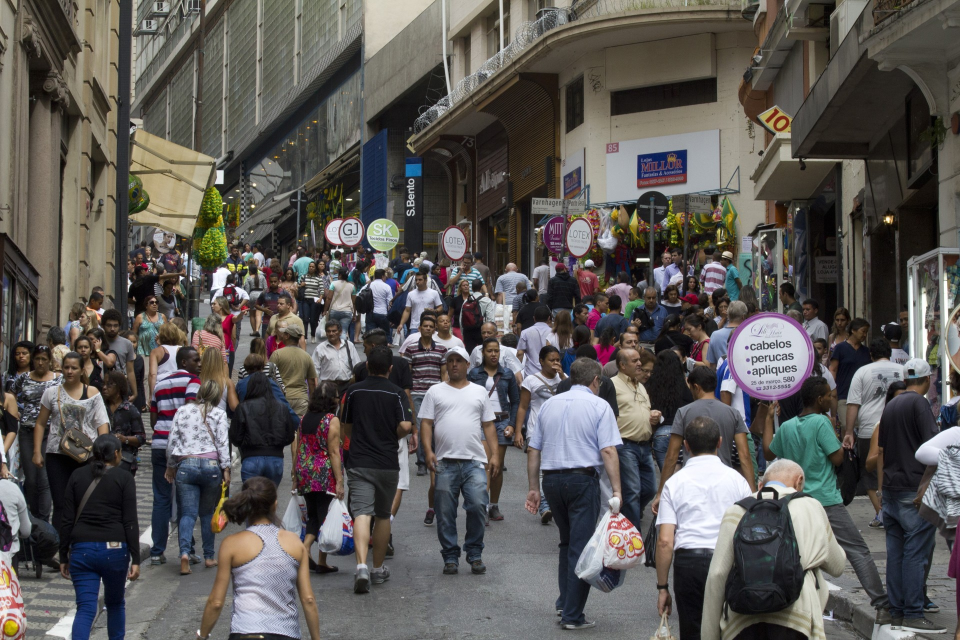
#> input picture lab9-rosto/people.jpg, 1920 x 1280 px (shown at 1/2 size)
$ jupyter execute exercicio.ipynb
#> lines starting #> are read from the running program, lines starting #| are printed output that depends on the picture
[cell 1]
import cv2
import numpy as np
from retinaface import RetinaFace
import matplotlib.pyplot as plt

[cell 2]
# Função para detectar rostos usando Haar Cascade
def detect_faces_haar(img):
    gray = cv2.cvtColor(img, cv2.COLOR_BGR2GRAY)
    detector = cv2.CascadeClassifier(cv2.data.haarcascades + 'haarcascade_frontalface_default.xml')
    faces = detector.detectMultiScale(gray, scaleFactor=1.15, minNeighbors=5, minSize=(50, 50))
    return faces

# Função para detectar rostos usando YOLO
def detect_faces_yolo(img):
    net = cv2.dnn.readNetFromDarknet("yolov3.cfg", "yolov3.weights")
    layer_names = net.getLayerNames()

    # Modificar esta linha para lidar com diferentes formatos de saída
    output_layers_indices = net.getUnconnectedOutLayers()

    # Se a saída for uma lista de um único valor, use o valor diretamente
    if isinstance(output_layers_indices, np.ndarray):
        output_layers_indices = output_layers_indices.flatten()

    output_layers = [layer_names[i - 1] for i in output_layers_indices]

    height, width = img.shape[:2]

    # Pre-processamento da imagem
    blob = cv2.dnn.blobFromImage(img, 0.00392, (416, 416), (0, 0, 0), True, crop=False)
    net.setInput(blob)
    outputs = net.forward(output_layers)

    boxes = []

    # Processar saídas e desenhar bounding boxes
    for output in outputs:
        for detection in output:
            scores = detection[5:]
            class_id = np.argmax(scores)
            confidence = scores[class_id]
            if confidence > 0.5:  # Ajustar o threshold
                center_x = int(detection[0] * width)
                center_y = int(detection[1] * height)
                w = int(detection[2] * width)
                h = int(detection[3] * height)
                x = int(center_x - w / 2)
                y = int(center_y - h / 2)
                boxes.append([x, y, w, h])

    return boxes

# Função para detectar rostos usando RetinaFace
def detect_faces_retinaface(img_path):
    faces = RetinaFace.detect_faces(img_path)
    boxes = []
    for key in faces.keys():
        identity = faces[key]
        facial_area = identity["facial_area"]
        x, y, w, h = facial_area[0], facial_area[1], facial_area[2] - facial_area[0], facial_area[3] - facial_area[1]
        boxes.append([x, y, w, h])
    return boxes

[cell 3]
# Função para calcular o IoU entre dois bounding boxes
def calculate_iou(box1, box2):
    x1, y1, w1, h1 = box1
    x2, y2, w2, h2 = box2

    # Coordenadas das interseções
    xi1 = max(x1, x2)
    yi1 = max(y1, y2)
    xi2 = min(x1 + w1, x2 + w2)
    yi2 = min(y1 + h1, y2 + h2)
    inter_area = max(0, xi2 - xi1) * max(0, yi2 - yi1)

    # Áreas das caixas
    box1_area = w1 * h1
    box2_area = w2 * h2

    # União
    union_area = box1_area + box2_area - inter_area

    # IoU
    iou = inter_area / union_area if union_area > 0 else 0
    return iou

# Função para desenhar os bounding boxes em uma imagem
def draw_boxes(img, boxes, color=(0, 255, 0)):
    for (x, y, w, h) in boxes:
        cv2.rectangle(img, (x, y), (x + w, y + h), color, 2)

# Função principal para realizar a comparação
def compare_face_detection(img_path):
#> called with img_path = './people.jpg'
    img = cv2.imread(img_path)
#> img is the input picture: shape (1280, 1920, 3); mean B, G, R 86, 88.7, 91.8

    # Haar Cascade
    haar_faces = detect_faces_haar(img.copy())
#> in detect_faces_haar, `gray = cv2.cvtColor(img, cv2.COLOR_BGR2GRAY)`:
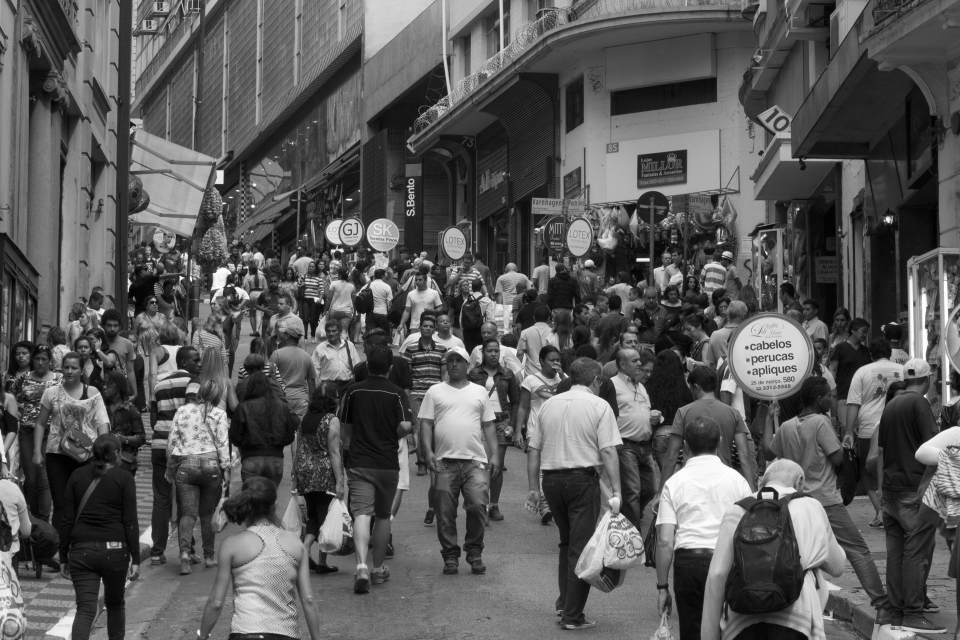
#> gray: shape (1280, 1920) (shown at 1/2 size); min 0, max 255, mean 89.3
#> in detect_faces_haar, `faces = detector.detectMultiScale(gray, scaleFactor=1.15, minNeighbors..`: faces = [[678, 426, 59, 59], [1127, 446, 64, 64], [881, 458, 59, 59], [931, 945, 60, 60], [488, 312, 117, 117]]
#> haar_faces has the same summary as faces in detect_faces_haar
    draw_boxes(img, haar_faces, color=(255, 0, 0))  # Azul
#> the loop in draw_boxes, `for (x, y, w, h) in boxes:` made 5 passes

    # YOLO
    yolo_faces = detect_faces_yolo(img.copy())
    draw_boxes(img, yolo_faces, color=(0, 0, 255))  # Vermelho

    # RetinaFace
    retina_faces = detect_faces_retinaface(img_path)
    draw_boxes(img, retina_faces, color=(0, 255, 0))  # Verde

    # Exibir imagem com bounding boxes
    cv2.imshow("Face Detection Comparison", img)
    cv2.waitKey(0)
    cv2.destroyAllWindows()

    # Calcular IoU
    print("IoU Scores:")
    haar_iou = np.mean([calculate_iou(hf, rf) for hf, rf in zip(haar_faces, retina_faces)])
    yolo_iou = np.mean([calculate_iou(yf, rf) for yf, rf in zip(yolo_faces, retina_faces)])

    print(f"Haar Cascade IoU (vs RetinaFace): {haar_iou:.4f}")
    print(f"YOLO IoU (vs RetinaFace): {yolo_iou:.4f}")

[cell 4]
#testes
compare_face_detection('./people.jpg')
#> (the call stopped at in detect_faces_yolo, `net = cv2.dnn.readNetFromDarknet("yolov3.cfg", "yolov3.weights")`: the model file is not available in this run)
